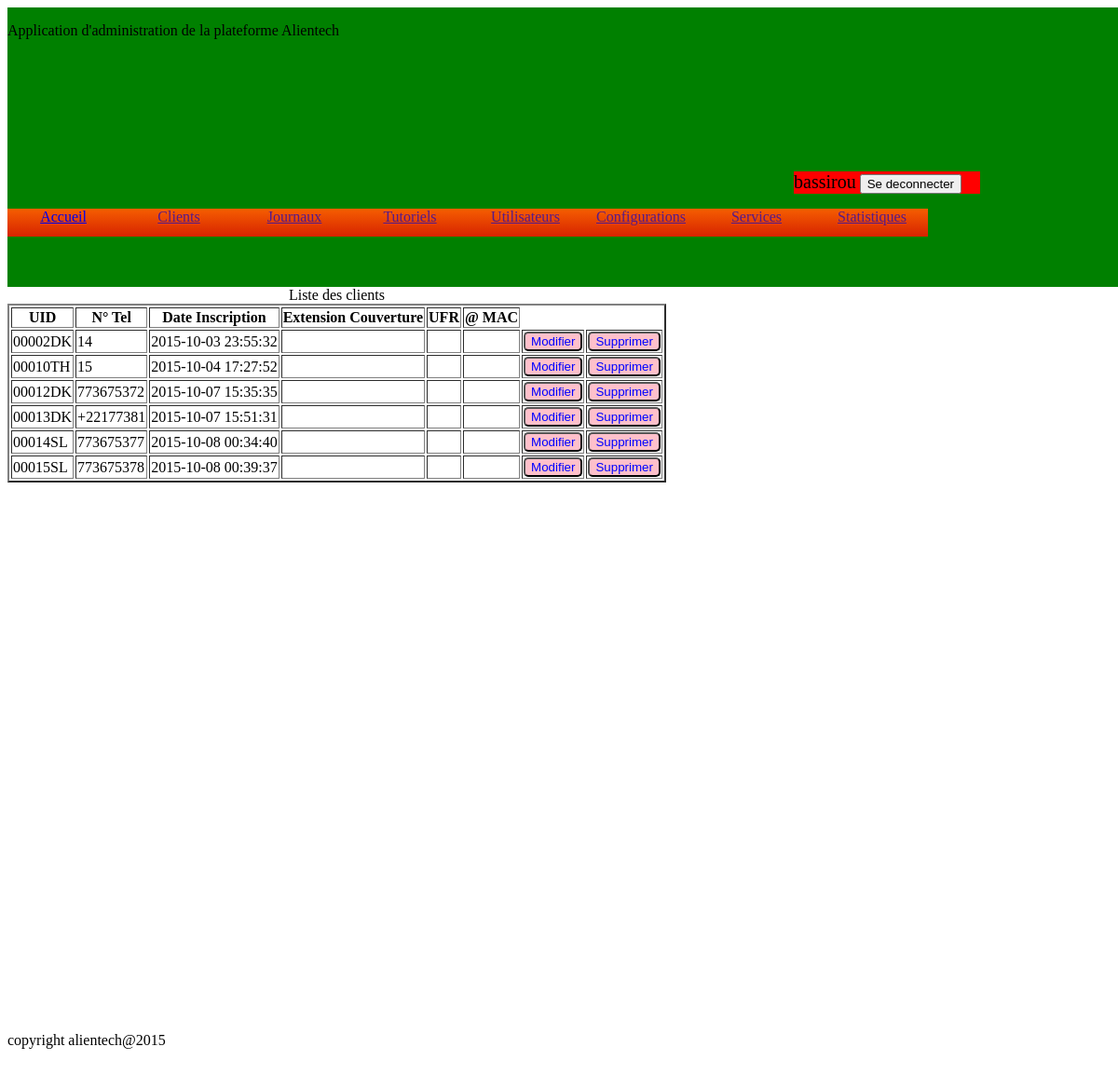
The page /admin/liste_client.php (signed in) on the database its author committed.
### tables this page shows
CREATE TABLE IF NOT EXISTS `client` (
  `client_id` bigint(20) unsigned NOT NULL AUTO_INCREMENT,
  `client_UID` varchar(10) NOT NULL,
  `client_numTel` varchar(15) NOT NULL,
  `client_dateInsc` datetime NOT NULL,
  `client_extCouv` varchar(50) NOT NULL,
  `client_UFR` varchar(50) NOT NULL,
  `client_adrMac` varchar(50) NOT NULL,
  PRIMARY KEY (`client_id`),
  UNIQUE KEY `client_UID` (`client_UID`),
  UNIQUE KEY `client_numTel` (`client_numTel`)
);

### scripts/requetes.php (called while the page is built, shortened)
<?php
function selectionneClients($base, $mois=""){
	if($mois===""){
		$req = "SELECT * FROM client";
		$res=[];
		try
		{
			$envoie=$base->prepare($req);
			$envoie->execute(array());
			$res = $envoie;
		}catch(Exception $e){
		}
		return $res;
	}
}
?>

### admin/liste_client.php (the view, shortened to what this page needs)
<!DOCTYPE html>
<html>
	<head>
		<link rel="stylesheet" type="text/css" href="static/style/base.css">
	</head>
	<body>
		<?php
			if(isset($_SESSION['pseudo']) && isset($_SESSION['pass']))
			{
				include("template/header.php");
		?>
		<section>
			<?php
				require_once("../scripts/base_connexion.php");
				require_once("../scripts/requetes.php");
				$clients = selectionneClients($base);
				echo "
				<table border='2' style='width:auto;'>
					<caption>Liste des clients</caption>
					<thead>
						<tr>
							<th>UID</th>
							<th>N° Tel</th>
							<th>Date Inscription</th>
							<th>Extension Couverture</th>
							<th>UFR</th>
							<th>@ MAC</th>
						</tr>
					</thead>
					<tbody>
				";
				while($client=$clients->fetch()) {
					?>
						<tr>
							<td><?php echo $client['client_UID'];?></td>
							<td><?php echo $client['client_numTel'];?></td>
							<td><?php echo $client['client_dateInsc'];?></td>
							<td><?php echo $client['client_extCouv'];?></td>
							<td><?php echo $client['client_UFR'];?></td>
							<td><?php echo $client['client_adrMac'];?></td>
							<form method="post" action="modifier_client.php">
								<td width="30px"><input type="submit" value="Modifier" style="width:100%;" class='bct'></td>
							</form>
							<form method="post" action="supprimer_client.php">
								<td width="30px"><input type="submit" class='bct' value="Supprimer" style="width:100%;"></td>
							</form>
						</tr>
					<?php
				}
				echo "</tbody>
				</table>";
			?>
		</section>
		<?php
			}
			else
			{
				session_destroy();
				header("location: index.php");
			}
			include("template/footer.php");
		?>
	</body>
</html>

### admin/static/style/base.css (style rules this page uses)
section { height: 800px; width: 100%; }
body { width: 100%; }
.bct { width: 30px; background-color: pink; color: blue; border-radius: 5px; }

### rows shown on the page
client: client_UID "00002DK", client_numTel "14", client_dateInsc "2015-10-03 23:55:32"
client: client_UID "00010TH", client_numTel "15", client_dateInsc "2015-10-04 17:27:52"
client: client_UID "00012DK", client_numTel "773675372", client_dateInsc "2015-10-07 15:35:35"
client: client_UID "00013DK", client_numTel "+22177381", client_dateInsc "2015-10-07 15:51:31"
client: client_UID "00014SL", client_numTel "773675377", client_dateInsc "2015-10-08 00:34:40"
client: client_UID "00015SL", client_numTel "773675378", client_dateInsc "2015-10-08 00:39:37"

### other values the page prints
$_SESSION['pseudo'] "bassirou"
